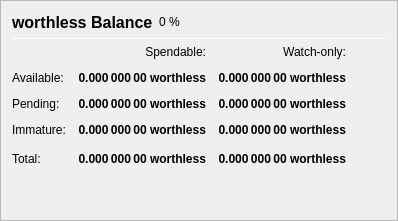
                   <widget class="QFrame" name="frame_Balances">
                    <property name="frameShape">
                     <enum>QFrame::StyledPanel</enum>
                    </property>
                    <property name="frameShadow">
                     <enum>QFrame::Raised</enum>
                    </property>
                    <layout class="QVBoxLayout" name="verticalLayout_4">
                     <item>
                      <layout class="QHBoxLayout" name="horizontalLayout_4">
                       <item>
                        <widget class="QLabel" name="label_5">
                         <property name="minimumSize">
                          <size>
                           <width>0</width>
                           <height>20</height>
                          </size>
                         </property>
                         <property name="font">
                          <font>
                           <pointsize>12</pointsize>
                           <weight>75</weight>
                           <bold>true</bold>
                          </font>
                         </property>
                         <property name="text">
                          <string>worthless Balance</string>
                         </property>
                        </widget>
                       </item>
                       <item>
                        <widget class="QLabel" name="labelECAPercent">
                         <property name="text">
                          <string notr="true">0 %</string>
                         </property>
                        </widget>
                       </item>
                       <item>
                        <spacer name="horizontalSpacer_3">
                         <property name="orientation">
                          <enum>Qt::Horizontal</enum>
                         </property>
                         <property name="sizeHint" stdset="0">
                          <size>
                           <width>40</width>
                           <height>20</height>
                          </size>
                         </property>
                        </spacer>
                       </item>
                      </layout>
                     </item>
                     <item>
                      <widget class="Line" name="line_Balance">
                       <property name="minimumSize">
                        <size>
                         <width>0</width>
                         <height>1</height>
                        </size>
                       </property>
                       <property name="maximumSize">
                        <size>
                         <width>16777215</width>
                         <height>1</height>
                        </size>
                       </property>
                       <property name="orientation">
                        <enum>Qt::Horizontal</enum>
                       </property>
                      </widget>
                     </item>
                     <item>
                      <layout class="QGridLayout" name="gridLayout">
                       <property name="spacing">
                        <number>12</number>
                       </property>
                       <item row="0" column="1">
                        <widget class="QLabel" name="labelSpendable">
                         <property name="text">
                          <string>Spendable:</string>
                         </property>
                         <property name="alignment">
                          <set>Qt::AlignRight|Qt::AlignTrailing|Qt::AlignVCenter</set>
                         </property>
                        </widget>
                       </item>
                       <item row="0" column="2">
                        <widget class="QLabel" name="labelWatchonly">
                         <property name="text">
                          <string>Watch-only:</string>
                         </property>
                         <property name="alignment">
                          <set>Qt::AlignRight|Qt::AlignTrailing|Qt::AlignVCenter</set>
                         </property>
                        </widget>
                       </item>
                       <item row="1" column="0">
                        <widget class="QLabel" name="labelBalanceText">
                         <property name="text">
                          <string>Available:</string>
                         </property>
                        </widget>
                       </item>
                       <item row="1" column="1">
                        <widget class="QLabel" name="labelBalance">
                         <property name="font">
                          <font>
                           <weight>75</weight>
                           <bold>true</bold>
                          </font>
                         </property>
                         <property name="cursor">
                          <cursorShape>IBeamCursor</cursorShape>
                         </property>
                         <property name="toolTip">
                          <string>Your current spendable balance</string>
                         </property>
                         <property name="text">
                          <string notr="true">0.000 000 00 worthless</string>
                         </property>
                         <property name="alignment">
                          <set>Qt::AlignRight|Qt::AlignTrailing|Qt::AlignVCenter</set>
                         </property>
                         <property name="textInteractionFlags">
                          <set>Qt::LinksAccessibleByMouse|Qt::TextSelectableByKeyboard|Qt::TextSelectableByMouse</set>
                         </property>
                        </widget>
                       </item>
                       <item row="1" column="2">
                        <widget class="QLabel" name="labelWatchAvailable">
                         <property name="font">
                          <font>
                           <weight>75</weight>
                           <bold>true</bold>
                          </font>
                         </property>
                         <property name="cursor">
                          <cursorShape>IBeamCursor</cursorShape>
                         </property>
                         <property name="toolTip">
                          <string>Your current balance in watch-only addresses</string>
                         </property>
                         <property name="text">
                          <string notr="true">0.000 000 00 worthless</string>
                         </property>
                         <property name="alignment">
                          <set>Qt::AlignRight|Qt::AlignTrailing|Qt::AlignVCenter</set>
                         </property>
                         <property name="textInteractionFlags">
                          <set>Qt::LinksAccessibleByMouse|Qt::TextSelectableByKeyboard|Qt::TextSelectableByMouse</set>
                         </property>
                        </widget>
                       </item>
                       <item row="2" column="0">
                        <widget class="QLabel" name="labelPendingText">
                         <property name="text">
                          <string>Pending:</string>
                         </property>
                        </widget>
                       </item>
                       <item row="2" column="1">
                        <widget class="QLabel" name="labelUnconfirmed">
                         <property name="font">
                          <font>
                           <weight>75</weight>
                           <bold>true</bold>
                          </font>
                         </property>
                         <property name="cursor">
                          <cursorShape>IBeamCursor</cursorShape>
                         </property>
                         <property name="toolTip">
                          <string>Total of transactions that have yet to be confirmed, and do not yet count toward the spendable balance</string>
                         </property>
                         <property name="text">
                          <string notr="true">0.000 000 00 worthless</string>
                         </property>
                         <property name="alignment">
                          <set>Qt::AlignRight|Qt::AlignTrailing|Qt::AlignVCenter</set>
                         </property>
                         <property name="textInteractionFlags">
                          <set>Qt::LinksAccessibleByMouse|Qt::TextSelectableByKeyboard|Qt::TextSelectableByMouse</set>
                         </property>
                        </widget>
                       </item>
                       <item row="2" column="2">
                        <widget class="QLabel" name="labelWatchPending">
                         <property name="font">
                          <font>
                           <weight>75</weight>
                           <bold>true</bold>
                          </font>
                         </property>
                         <property name="cursor">
                          <cursorShape>IBeamCursor</cursorShape>
                         </property>
                         <property name="toolTip">
                          <string>Unconfirmed transactions to watch-only addresses</string>
                         </property>
                         <property name="text">
                          <string notr="true">0.000 000 00 worthless</string>
                         </property>
                         <property name="alignment">
                          <set>Qt::AlignRight|Qt::AlignTrailing|Qt::AlignVCenter</set>
                         </property>
                         <property name="textInteractionFlags">
                          <set>Qt::LinksAccessibleByMouse|Qt::TextSelectableByKeyboard|Qt::TextSelectableByMouse</set>
                         </property>
                        </widget>
                       </item>
                       <item row="3" column="0">
                        <widget class="QLabel" name="labelImmatureText">
                         <property name="text">
                          <string>Immature:</string>
                         </property>
                        </widget>
                       </item>
                       <item row="3" column="1">
                        <widget class="QLabel" name="labelImmature">
                         <property name="font">
                          <font>
                           <weight>75</weight>
                           <bold>true</bold>
                          </font>
                         </property>
                         <property name="cursor">
                          <cursorShape>IBeamCursor</cursorShape>
                         </property>
                         <property name="toolTip">
                          <string>Staked rewards that has not yet matured</string>
                         </property>
                         <property name="text">
                          <string notr="true">0.000 000 00 worthless</string>
                         </property>
                         <property name="alignment">
                          <set>Qt::AlignRight|Qt::AlignTrailing|Qt::AlignVCenter</set>
                         </property>
                         <property name="textInteractionFlags">
                          <set>Qt::LinksAccessibleByMouse|Qt::TextSelectableByKeyboard|Qt::TextSelectableByMouse</set>
                         </property>
                        </widget>
                       </item>
                       <item row="3" column="2">
                        <widget class="QLabel" name="labelWatchImmature">
                         <property name="font">
                          <font>
                           <weight>75</weight>
                           <bold>true</bold>
                          </font>
                         </property>
                         <property name="cursor">
                          <cursorShape>IBeamCursor</cursorShape>
                         </property>
                         <property name="toolTip">
                          <string>Staked or masternode rewards in watch-only addresses that has not yet matured</string>
                         </property>
                         <property name="text">
                          <string notr="true">0.000 000 00 worthless</string>
                         </property>
                         <property name="alignment">
                          <set>Qt::AlignRight|Qt::AlignTrailing|Qt::AlignVCenter</set>
                         </property>
                         <property name="textInteractionFlags">
                          <set>Qt::LinksAccessibleByMouse|Qt::TextSelectableByKeyboard|Qt::TextSelectableByMouse</set>
                         </property>
                        </widget>
                       </item>
                       <!--
                       <item row="4" column="0">
                        <widget class="QLabel" name="labelLockedBalanceText">
                         <property name="toolTip">
                          <string>Locked worthless or Masternode collaterals. These are excluded from zWRTC minting.</string>
                         </property>
                         <property name="text">
                          <string>Locked:</string>
                         </property>
                        </widget>
                       </item>
                       <item row="4" column="1">
                        <widget class="QLabel" name="labelLockedBalance">
                         <property name="font">
                          <font>
                           <weight>75</weight>
                           <bold>true</bold>
                          </font>
                         </property>
                         <property name="cursor">
                          <cursorShape>IBeamCursor</cursorShape>
                         </property>
                         <property name="toolTip">
                          <string>Locked worthless or Masternode collaterals. These are excluded from zWRTC minting.</string>
                         </property>
                         <property name="text">
                          <string notr="true">0.000 000 00 worthless</string>
                         </property>
                         <property name="alignment">
                          <set>Qt::AlignRight|Qt::AlignTrailing|Qt::AlignVCenter</set>
                         </property>
                         <property name="textInteractionFlags">
                          <set>Qt::LinksAccessibleByMouse|Qt::TextSelectableByKeyboard|Qt::TextSelectableByMouse</set>
                         </property>
                        </widget>
                       </item>
                       <item row="4" column="2">
                        <widget class="QLabel" name="labelWatchLocked">
                         <property name="font">
                          <font>
                           <weight>75</weight>
                           <bold>true</bold>
                          </font>
                         </property>
                         <property name="cursor">
                          <cursorShape>IBeamCursor</cursorShape>
                         </property>
                         <property name="toolTip">
                          <string>Current locked balance in watch-only addresses</string>
                         </property>
                         <property name="text">
                          <string notr="true">0.000 000 00 worthless</string>
                         </property>
                         <property name="alignment">
                          <set>Qt::AlignRight|Qt::AlignTrailing|Qt::AlignVCenter</set>
                         </property>
                         <property name="textInteractionFlags">
                          <set>Qt::LinksAccessibleByMouse|Qt::TextSelectableByKeyboard|Qt::TextSelectableByMouse</set>
                         </property>
                        </widget>
                       </item>
                       -->
                       <item row="5" column="0">
                        <widget class="QLabel" name="labelTotalText">
                         <property name="toolTip">
                          <string>Your current worthless balance, unconfirmed and immature transactions included</string>
                         </property>
                         <property name="text">
                          <string>Total:</string>
                         </property>
                        </widget>
                       </item>
                       <item row="5" column="1">
                        <widget class="QLabel" name="labelTotal">
                         <property name="font">
                          <font>
                           <weight>75</weight>
                           <bold>true</bold>
                          </font>
                         </property>
                         <property name="cursor">
                          <cursorShape>IBeamCursor</cursorShape>
                         </property>
                         <property name="toolTip">
                          <string>Your current worthless balance, unconfirmed and immature transactions included</string>
                         </property>
                         <property name="text">
                          <string notr="true">0.000 000 00 worthless</string>
                         </property>
                         <property name="alignment">
                          <set>Qt::AlignRight|Qt::AlignTrailing|Qt::AlignVCenter</set>
                         </property>
                         <property name="textInteractionFlags">
                          <set>Qt::LinksAccessibleByMouse|Qt::TextSelectableByKeyboard|Qt::TextSelectableByMouse</set>
                         </property>
                        </widget>
                       </item>
                       <item row="5" column="2">
                        <widget class="QLabel" name="labelWatchTotal">
                         <property name="font">
                          <font>
                           <weight>75</weight>
                           <bold>true</bold>
                          </font>
                         </property>
                         <property name="cursor">
                          <cursorShape>IBeamCursor</cursorShape>
                         </property>
                         <property name="toolTip">
                          <string>Current total balance in watch-only addresses</string>
                         </property>
                         <property name="text">
                          <string notr="true">0.000 000 00 worthless</string>
                         </property>
                         <property name="alignment">
                          <set>Qt::AlignRight|Qt::AlignTrailing|Qt::AlignVCenter</set>
                         </property>
                         <property name="textInteractionFlags">
                          <set>Qt::LinksAccessibleByMouse|Qt::TextSelectableByKeyboard|Qt::TextSelectableByMouse</set>
                         </property>
                        </widget>
                       </item>
                       <item row="5" column="3">
                        <spacer name="horizontalSpacer_9">
                         <property name="orientation">
                          <enum>Qt::Horizontal</enum>
                         </property>
                         <property name="sizeHint" stdset="0">
                          <size>
                           <width>40</width>
                           <height>20</height>
                          </size>
                         </property>
                        </spacer>
                       </item>
                      </layout>
                     </item>
                     <item>
                      <spacer name="verticalSpacer_3">
                       <property name="orientation">
                        <enum>Qt::Vertical</enum>
                       </property>
                       <property name="sizeHint" stdset="0">
                        <size>
                         <width>20</width>
                         <height>40</height>
                        </size>
                       </property>
                      </spacer>
                     </item>
                    </layout>
                   </widget>
